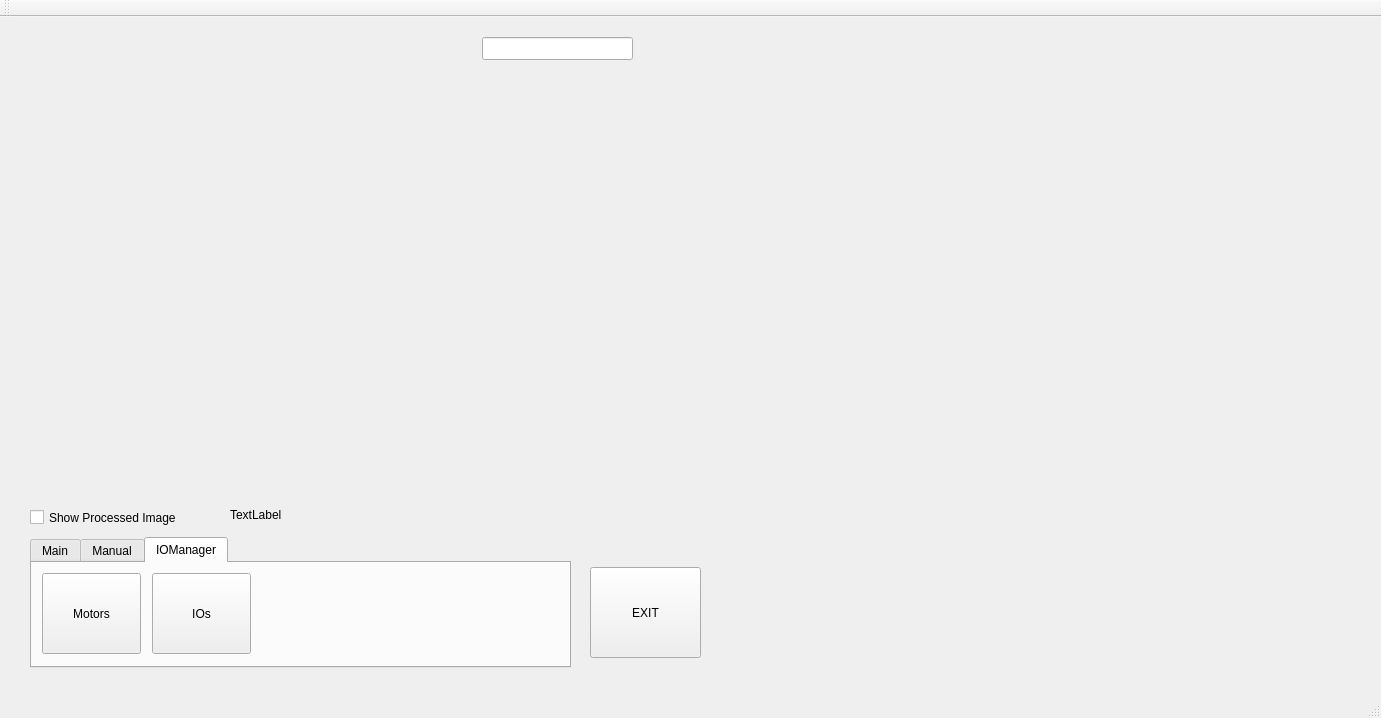
<?xml version="1.0" encoding="UTF-8"?>
<ui version="4.0">
 <class>MainWindow</class>
 <widget class="QMainWindow" name="MainWindow">
  <property name="geometry">
   <rect>
    <x>0</x>
    <y>0</y>
    <width>1381</width>
    <height>718</height>
   </rect>
  </property>
  <property name="windowTitle">
   <string>MainWindow</string>
  </property>
  <widget class="QWidget" name="centralWidget">
   <widget class="QLabel" name="label">
    <property name="geometry">
     <rect>
      <x>30</x>
      <y>0</y>
      <width>640</width>
      <height>480</height>
     </rect>
    </property>
    <property name="text">
     <string/>
    </property>
   </widget>
   <widget class="QPushButton" name="buttonExit">
    <property name="geometry">
     <rect>
      <x>590</x>
      <y>550</y>
      <width>111</width>
      <height>91</height>
     </rect>
    </property>
    <property name="text">
     <string>EXIT</string>
    </property>
   </widget>
   <widget class="QTabWidget" name="tabWidget">
    <property name="geometry">
     <rect>
      <x>30</x>
      <y>520</y>
      <width>541</width>
      <height>131</height>
     </rect>
    </property>
    <property name="currentIndex">
     <number>2</number>
    </property>
    <widget class="QWidget" name="MainTab">
     <attribute name="title">
      <string>Main</string>
     </attribute>
     <widget class="QPushButton" name="buttonConfig">
      <property name="geometry">
       <rect>
        <x>400</x>
        <y>0</y>
        <width>111</width>
        <height>91</height>
       </rect>
      </property>
      <property name="text">
       <string>CONFIG</string>
      </property>
     </widget>
     <widget class="QPushButton" name="buttonOnce">
      <property name="geometry">
       <rect>
        <x>130</x>
        <y>0</y>
        <width>111</width>
        <height>91</height>
       </rect>
      </property>
      <property name="text">
       <string>ONCE</string>
      </property>
     </widget>
     <widget class="QPushButton" name="buttonStop">
      <property name="geometry">
       <rect>
        <x>260</x>
        <y>0</y>
        <width>111</width>
        <height>91</height>
       </rect>
      </property>
      <property name="text">
       <string>STOP</string>
      </property>
     </widget>
     <widget class="QPushButton" name="buttonStart">
      <property name="geometry">
       <rect>
        <x>0</x>
        <y>0</y>
        <width>111</width>
        <height>91</height>
       </rect>
      </property>
      <property name="text">
       <string>START</string>
      </property>
     </widget>
    </widget>
    <widget class="QWidget" name="ManualTab">
     <attribute name="title">
      <string>Manual</string>
     </attribute>
     <widget class="QSplitter" name="splitter">
      <property name="geometry">
       <rect>
        <x>0</x>
        <y>0</y>
        <width>531</width>
        <height>91</height>
       </rect>
      </property>
      <property name="orientation">
       <enum>Qt::Horizontal</enum>
      </property>
      <widget class="QPushButton" name="pushButton">
       <property name="text">
        <string>MoveTo
PickUP
XY Position</string>
       </property>
      </widget>
      <widget class="QPushButton" name="pushButton_2">
       <property name="text">
        <string>MoveTo
Place
XY Position</string>
       </property>
      </widget>
      <widget class="QPushButton" name="pushButton_3">
       <property name="text">
        <string>MoveTo
OffSet
XY Position</string>
       </property>
      </widget>
      <widget class="QPushButton" name="pushButton_4">
       <property name="text">
        <string>PickUp
Motion</string>
       </property>
      </widget>
      <widget class="QPushButton" name="pushButton_5">
       <property name="text">
        <string>Place
Motion</string>
       </property>
      </widget>
     </widget>
    </widget>
    <widget class="QWidget" name="IOManagerTab">
     <attribute name="title">
      <string>IOManager</string>
     </attribute>
     <widget class="QPushButton" name="pushButtonMotors">
      <property name="geometry">
       <rect>
        <x>10</x>
        <y>10</y>
        <width>99</width>
        <height>81</height>
       </rect>
      </property>
      <property name="text">
       <string>Motors</string>
      </property>
     </widget>
     <widget class="QPushButton" name="pushButtonIOs">
      <property name="geometry">
       <rect>
        <x>120</x>
        <y>10</y>
        <width>99</width>
        <height>81</height>
       </rect>
      </property>
      <property name="text">
       <string>IOs</string>
      </property>
     </widget>
    </widget>
   </widget>
   <widget class="QCheckBox" name="checkBoxProcessImage">
    <property name="geometry">
     <rect>
      <x>30</x>
      <y>490</y>
      <width>191</width>
      <height>21</height>
     </rect>
    </property>
    <property name="text">
     <string>Show Processed Image</string>
    </property>
   </widget>
   <widget class="QLabel" name="label_data">
    <property name="geometry">
     <rect>
      <x>230</x>
      <y>490</y>
      <width>471</width>
      <height>16</height>
     </rect>
    </property>
    <property name="text">
     <string>TextLabel</string>
    </property>
   </widget>
   <widget class="QLabel" name="label_2">
    <property name="geometry">
     <rect>
      <x>680</x>
      <y>0</y>
      <width>640</width>
      <height>480</height>
     </rect>
    </property>
    <property name="text">
     <string/>
    </property>
   </widget>
   <widget class="TrackingLabel" name="labelTrackingMouse">
    <property name="geometry">
     <rect>
      <x>30</x>
      <y>0</y>
      <width>640</width>
      <height>480</height>
     </rect>
    </property>
    <property name="text">
     <string/>
    </property>
   </widget>
   <widget class="QLineEdit" name="lineEditSummaryOnScreen">
    <property name="enabled">
     <bool>true</bool>
    </property>
    <property name="geometry">
     <rect>
      <x>482</x>
      <y>20</y>
      <width>151</width>
      <height>23</height>
     </rect>
    </property>
    <property name="alignment">
     <set>Qt::AlignCenter</set>
    </property>
   </widget>
  </widget>
  <widget class="QMenuBar" name="menuBar">
   <property name="geometry">
    <rect>
     <x>0</x>
     <y>0</y>
     <width>1381</width>
     <height>20</height>
    </rect>
   </property>
  </widget>
  <widget class="QToolBar" name="mainToolBar">
   <attribute name="toolBarArea">
    <enum>TopToolBarArea</enum>
   </attribute>
   <attribute name="toolBarBreak">
    <bool>false</bool>
   </attribute>
  </widget>
  <widget class="QStatusBar" name="statusBar"/>
 </widget>
 <layoutdefault spacing="6" margin="11"/>
 <customwidgets>
  <customwidget>
   <class>TrackingLabel</class>
   <extends>QLabel</extends>
   <header location="global">trackinglabel.h</header>
  </customwidget>
 </customwidgets>
 <resources/>
 <connections/>
</ui>
